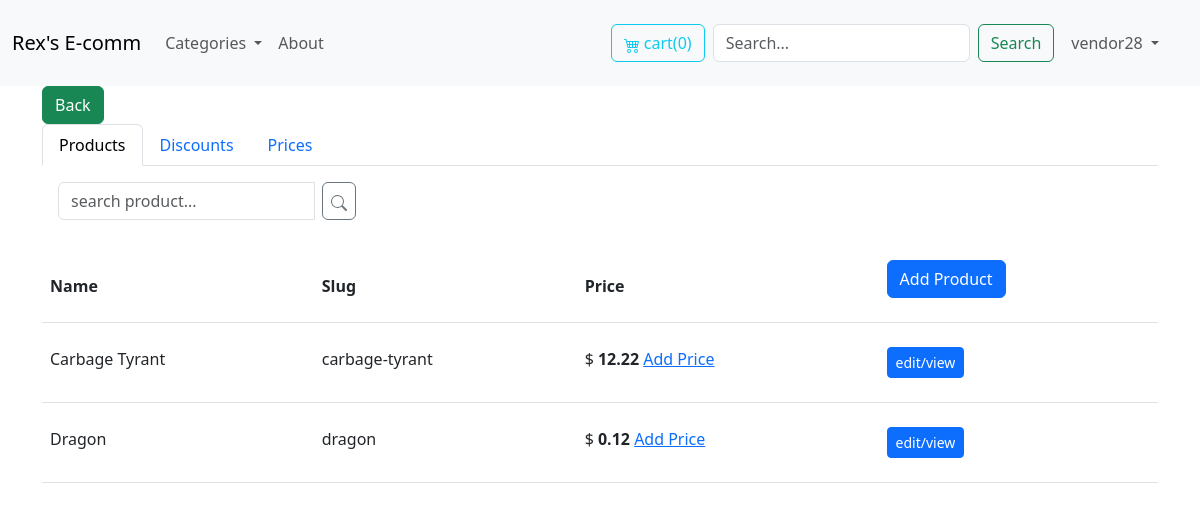
The page /myProductList/ (signed in) on the database its author committed.
### store/models.py (models this page shows, shortened)
class Product(models.Model):
    DRAFT = 'draft'
    WAITING_APPROVAL ='waitingaproval'
    ACTIVE='active'
    DELETED='deleted'
    STATUS_CHOICES =(
        (DRAFT, 'Draft'),
        (WAITING_APPROVAL, 'Waiting approval'),
        (ACTIVE, 'Active'),
        (DELETED, 'Deleted'),
    )
    user = models.ForeignKey(User, related_name='products', on_delete=models.CASCADE)
    category = models.ForeignKey(Category, related_name='products', on_delete=models.CASCADE)
    title = models.CharField(max_length=50)
    slug = models.SlugField(max_length=50, blank=True)
    description = models.TextField(blank=True)
    price = models.IntegerField()
    image = models.ImageField(upload_to='uploads/product_images/', blank=True, null=True, validators=[validate_file_extension])
    thumbnail = models.ImageField(upload_to='uploads/product_images/thumbnail/', blank=True, null=True)
    created_at = models.DateTimeField(auto_now_add=True)
    updated_at = models.DateTimeField(auto_now=True)
    status = models.CharField(max_length=50, choices=STATUS_CHOICES, default=ACTIVE)
    discount = models.ForeignKey(Discount, related_name='discount_id',on_delete=models.DO_NOTHING, null=True, blank=True)
    id_stripe = models.CharField(max_length=100,blank=True, null=True, unique=True)
    class Meta:
        ordering = ('-created_at', )
        indexes = [
            models.Index(fields=['user']),
        ]
    def get_display_price(self):
        for price in self.prices.all().filter(product=self):
            if price.active_price and price !=self:
                return price.price_amount/100
        return self.price /100

### vendorsPanel/views.py (the view)
# urls.py: path('myProductList/',views.MyProducts_ListView.as_view(), name='MyProducts_ListView' ),
@method_decorator(is_vendor(), name='dispatch')
class MyProducts_ListView(LoginRequiredMixin, ListView):
    model = Product
    template_name = 'vendorsPanel/myProductList.html'
    context_object_name = 'productList'
    def get_context_data(self, **kwargs):
        context = super().get_context_data(**kwargs)
        try:
            discounts = Discount.objects.filter(created_by=self.request.user)
            discount_filter = self.request.GET.get('discount_filter')
            if discount_filter:
                discounts = discounts.filter(code_name__icontains=discount_filter)
            context['discounts'] = discounts
        except:
            context['discounts'] = []
        try:
            prices = Prices.objects.filter(product__user=self.request.user)
            context['prices'] = prices
        except:
            context['prices'] = []
        if self.request.method =='GET' and self.request.GET.get('discountTab') != None :
            context['discountTab']=True
        elif self.request.method =='GET' and self.request.GET.get('pricesTab') != None :
            context['pricesTab']=True
        else:
            context['productTab']=True
        return context
    def get_queryset(self):
        queryset = super().get_queryset().filter(user=self.request.user)
        product_filter = self.request.GET.get('product_filter')
        if product_filter:
            queryset = queryset.filter(title__icontains=product_filter)
        return queryset

### store/cart.py (called while the page is built)
    def __len__(self):
        return sum(item['quantity'] for item in self.cart.values())

### store/context_processors.py (called while the page is built)
def cart(request):
    return {'cart':Cart(request)}

### store/decorator.py (called while the page is built)
def is_vendor():
    def decorator(view_func):
        def wrapped_view(request, *args, **kwargs):
            if hasattr(request.user, 'userprofile') and request.user.userprofile.is_vendor:
                    return view_func(request, *args, **kwargs)
            else:
                messages.warning(request, 'You must be a vendor to access this page.')
                return redirect('frontpage')
        return wrapped_view
    return decorator

### store/templatetags/menu.py (called while the page is built)
@register.inclusion_tag('core/menu.html')
def menu(*args, **kwargs):
    categories = Category.objects.annotate(product_count=Count('products')).filter(product_count__gt=0)
    return {'categories': categories}

@register.simple_tag
def back_button(request):
    if request.method == 'GET':
        return True #request.META.get('HTTP_REFERER', '/')
    return False

### vendorsPanel/templates/vendorsPanel/myProductList.html (shortened to what this page needs)
{% extends 'core/mainBase.html' %}
{% block content %}
<ul class="nav nav-tabs" id="myTab" role="tablist">
    <li class="nav-item" role="presentation">
      <button class="nav-link {% if productTab %}active{% endif %}" id="home-tab" data-bs-toggle="tab" data-bs-target="#home-tab-pane" type="button" role="tab" aria-controls="home-tab-pane" aria-selected="true">Products</button>
    </li>
    <li class="nav-item" role="presentation">
      <button class="nav-link {% if discountTab %}active{% endif %}" id="profile-tab" data-bs-toggle="tab" data-bs-target="#profile-tab-pane" type="button" role="tab" aria-controls="profile-tab-pane" aria-selected="false">Discounts</button>
    </li>
    <li class="nav-item" role="presentation">
      <button class="nav-link {% if pricesTab %}active{% endif %}" id="contact-tab" data-bs-toggle="tab" data-bs-target="#contact-tab-pane" type="button" role="tab" aria-controls="contact-tab-pane" aria-selected="false">Prices</button>
    </li>
</ul>
<div class="tab-content" id="myTabContent">
  <div class="tab-pane fade {% if productTab %}active show{% endif %}" id="home-tab-pane" role="tabpanel" aria-labelledby="home-tab" tabindex="0">
      <div class=" my-3 btn-group btn-group" role="group" aria-label="Basic example">
          <form action="." method="get" class=" mx-3">
              <div class="input-group">
                  <input type="text" id="filter" placeholder="search product..." name="product_filter" class="form-control" />
                  <div class="input-group-append">
                      <button class="mx-2 px-2 btn btn-outline-secondary" type="submit">
                      </button>
                  </div>
              </div>
          </form>
      </div>
      <div>
          {% include 'vendorsPanel/partials/ProductsList.html' %}
      </div>
  </div>
</div>
{% endblock content %}

### core/templates/core/partials/navbar.html (shortened to what this page needs)
{% load menu %}
<nav class="navbar navbar-expand-lg bg-body-tertiary">
    <div class="container-fluid">
      <a class="navbar-brand" href="{% url 'frontpage' %}">Rex's E-comm</a>
      <div class="collapse navbar-collapse" id="navbarSupportedContent">
        <ul class="navbar-nav me-auto mb-2 mb-lg-0">
          <li class="nav-item dropdown">
            {% menu %}
          </li>
          <li class="nav-item">
            <a class="nav-link" href="{% url 'about' %}">About</a>
          </li>
        </ul>
        <a href="{% url 'cart_view' %}"class="m-2 nav-item btn btn-outline-info">
            cart<span>({{cart|length}})</span>
        </a>
        <form action="/search/" method="get" class="d-flex" role="search">
          <input class="form-control me-2" type="search" name="query" placeholder="Search..." aria-label="Search">
          <button class="btn btn-outline-success" type="submit">Search</button>
        </form>
        <ul class="navbar-nav m-2 btn">
            <li class="nav-item dropdown">
                <a class="nav-link dropdown-toggle" href="#" role="button" data-bs-toggle="dropdown" aria-expanded="false">
                {{request.user}}
                </a>
            </li>
        </ul>
      </div>
    </div>
</nav>

### vendorsPanel/templates/vendorsPanel/partials/ProductsList.html
<div id="product-table">
    <div class="table-responsive">
        <table class="table">
            <thead class="bg-gray-60">
                <tr>
                    <th scope="col" class="text-sm font-medium text-gray-900 px-6 py-4 text-left">
                        Name
                    </th>
                    <th scope="col" class="text-sm font-medium text-gray-900 px-6 py-4 text-left">
                        Slug
                    </th>
                    <th scope="col" class="text-sm font-medium text-gray-900 px-6 py-4 text-left">Price</th>
                    {% if request.user.userprofile.is_vendor %}
                    <th scope="col" class="text-sm font-medium text-gray-900 px-6 py-4 text-left">
                      <a href="{% url 'add_product' %}" class="btn btn-primary">Add Product</a>
                    </th>
                    {% endif %}
                </tr>
            </thead>
            <tbody>
                {% for product in object_list %}
                <tr>
                    <td class="px-6 py-4 whitespace-nowrap text-sm font-medium text-gray-900">
                        {{product.title}}
                    </td>
                    <td class="px-6 py-4 whitespace-nowrap text-sm text-gray-900">
                        {{product.slug}}
                    </td>
                    <td class="px-6 py-4 whitespace-nowrap text-sm text-gray-900">
                        $ <strong> {{product.get_display_price}} </strong>
                        <a href="#">Add Price</a>
                    </td>
                    <td class="px-6 py-4 whitespace-nowrap text-sm text-gray-900">
                        <a href="{% url 'edit_product' product.id %}" class="btn btn-primary btn-sm">edit/view</a>
                    </td>
                </tr>
                {% empty %}
                <tr>
                    <td colspan="3" class="text-center">
                        No product found.
                    </td>
                </tr>
                {% endfor %}
            </tbody>
        </table>
    </div>
  </div>

### rows shown on the page
Product: title "Carbage Tyrant", slug "carbage-tyrant", get_display_price "12.22"
Product: title "Dragon", slug "dragon", get_display_price "0.12"

### other values the page prints
{{ cart|length }} "0"
{{ request.user }} "vendor28"
